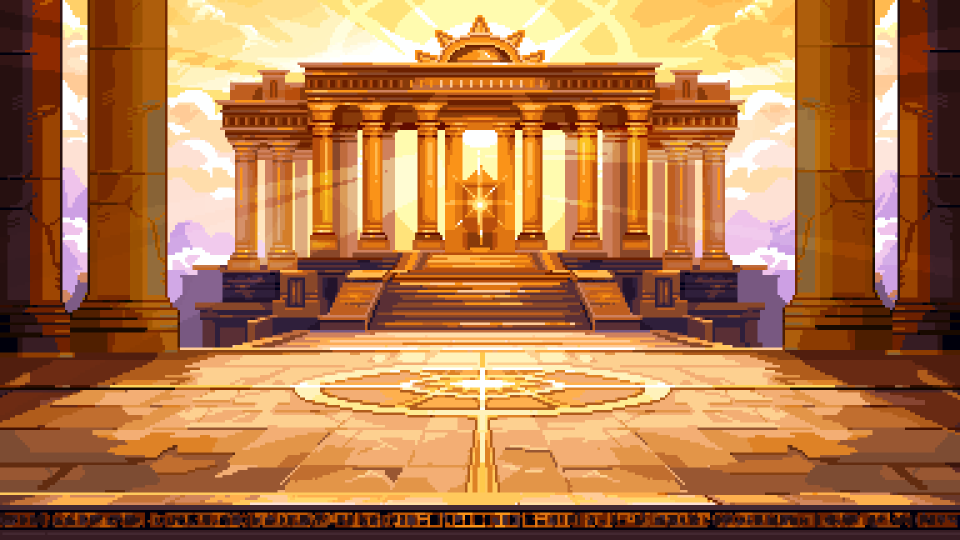
#> input picture kit/pause/assets/sun_hd.gif, 1920 x 1080 px, found by its file name (shown at 1/2 size)
$ python r53_sz.py
#> lines starting #> are read from the running program, lines starting #| are printed output that depends on the picture
### kit/fork_race2/hook.py
"""Standard Code Name hook band (Bennett: the hook makes or breaks the video).
usage:
    import sys; sys.path.insert(0, '<scratchpad>/pixellab/safezone'); from hook import hook_layer
    HOOK, HOOK_BOTTOM = hook_layer(['WHICH JAR IS', "CYRUS'S?"], accent=1, color=(255,214,60))
    frame.alpha_composite(HOOK)      # draw LAST (on top of everything) every frame
    # put content below HOOK_BOTTOM (typically ~450-470) and above y=1500
lines: 1-2 short lines of the original hook. accent: index of the line drawn in `color` (others white), or None.
sub: optional small secondary line (>=34px), drawn under the main lines.
"""
from PIL import Image, ImageDraw, ImageFont
import os
FONT = os.path.join(os.path.dirname(__file__), '../../npmfont/ps/package/files/PressStart2P.ttf')
W, H = 1080, 1920
X0, X1, Y0 = 70, 1025, 262
def _fit(lines, maxw, hi=80, lo=48):
#> called with maxw = 915, hi = 80, lo = 48
    for s in range(hi, lo - 1, -2):
        f = ImageFont.truetype(FONT, s); d = ImageDraw.Draw(Image.new('L', (1, 1)))
        if all(d.textlength(l, font=f) + 2 * 9 <= maxw for l in lines): return f, s
    return ImageFont.truetype(FONT, lo), lo
def hook_layer(lines, accent=None, color=(255, 214, 60), sub=None, sub_color=(235, 235, 235), border=None):
    lines = [l.upper() for l in lines][:2]
    f, s = _fit(lines, X1 - X0 - 40)
    gap = int(s * 0.38); pad = 26
    h = len(lines) * s + (len(lines) - 1) * gap + 2 * pad
    fs = None
    if sub:
        fs, ss = _fit([sub], X1 - X0 - 40, 36, 30); h += ss + gap
    L = Image.new('RGBA', (W, H), (0, 0, 0, 0)); d = ImageDraw.Draw(L)
    d.rounded_rectangle([X0, Y0, X1, Y0 + h], 22, fill=(14, 10, 24, 225), outline=border or color, width=6)
    y = Y0 + pad
    for i, l in enumerate(lines):
        c = color if accent == i else (255, 255, 255)
        w = d.textlength(l, font=f)
        d.text(((X0 + X1) / 2 - w / 2, y), l, font=f, fill=c, stroke_width=9, stroke_fill=(10, 6, 18))
        y += s + gap
#> this loop made 2 passes
#> w on passes 1 to 2: 260.3, 266.2
#> after the loop, y = 508
    if sub:
        w = d.textlength(sub, font=fs)
        d.text(((X0 + X1) / 2 - w / 2, y), sub, font=fs, fill=sub_color, stroke_width=6, stroke_fill=(10, 6, 18))
    return L, Y0 + h
# [4 lines that do not run on import are left out]

### kit/fork1/common.py
import os, glob, math, json, subprocess, random
from PIL import Image, ImageDraw, ImageFont, ImageEnhance, ImageFilter
SP = '/tmp/claude-0/-home-claude/3d9a853e-960c-501e-b487-63abffb4f487/scratchpad/'
FONT = SP + 'npmfont/ps/package/files/PressStart2P.ttf'; A = SP + 'pause/assets/'; PL = SP + 'pixellab/'
W, H, FPS = 1080, 1920, 30
_fc = {}
def F(s):
    if s not in _fc: _fc[s] = ImageFont.truetype(FONT, s)
    return _fc[s]
def crop(im): return im.crop(im.getbbox())
def up(im, k): return im.resize((max(1, int(im.width * k)), max(1, int(im.height * k))), Image.NEAREST)
def layer(img, fn):
    L = Image.new('RGBA', img.size, (0, 0, 0, 0)); fn(ImageDraw.Draw(L)); img.alpha_composite(L)
def ctext(d, x, y, t, f, fill=(255, 255, 255), sw=6, a=255, sc=(20, 15, 35)):
    w = d.textlength(t, font=f); d.text((x - w / 2, y), t, font=f, fill=tuple(fill[:3]) + (a,), stroke_width=sw, stroke_fill=tuple(sc[:3]) + (a,))
# [18 lines left out: functions text_layer, gif_frames, not called in this run]
IDLE_FILE = {'joy': 'idle_0.gif', 'cyrus': 'idle_1.gif', 'ray': 'idle_2.gif', 'cleo': 'idle_3.gif', 'hollow': 'idle_9.gif'}
# [4 lines left out: function idle, not called in this run]
VIC = {'joy': 'vic_Victory_Pose.gif', 'cyrus': 'vic_VictoryPose_1_2f3491a2-9eb4-4ed3-a96d-f50d84bb993a.gif', 'cleo': 'vic_victoryPose.gif', 'ray': 'vic_victoryPose_1.gif', 'hollow': 'hollow-victory.gif'}
def vic(g, h): return gif_frames(A + VIC[g], h=h)
def seq(d, k=2, lo=1, hi=None):
    fs = sorted(glob.glob(d + '/*.png'))[lo:hi]
    return [up(Image.open(p).convert('RGBA'), k) for p in fs]
GUMK = ['mush', 'acv', 'mel', 'cre', 'gold']
def gummy(kind, k=2): return up(Image.open(PL + f'gummies/pick_{kind}.png').convert('RGBA'), k)
def bg_frames(name, size, box=None, step=1, bright=1.0, blur=0):
    im = Image.open(A + name); out = []
    for i in range(0, im.n_frames, step):
        im.seek(i); f = im.convert('RGB')
        if box: f = f.crop(box)
        f = f.resize(size, Image.NEAREST)
        if bright != 1.0: f = ImageEnhance.Brightness(f).enhance(bright)
        if blur: f = f.filter(ImageFilter.GaussianBlur(blur))
        out.append(f.convert('RGBA'))
    return out
class Writer:
    def __init__(self, path):
        self.p = subprocess.Popen(['ffmpeg', '-y', '-loglevel', 'error', '-f', 'rawvideo', '-pix_fmt', 'rgb24', '-s', f'{W}x{H}', '-r', str(FPS), '-i', '-',
                                   '-c:v', 'libx264', '-preset', 'veryfast', '-crf', '18', '-pix_fmt', 'yuv420p', path], stdin=subprocess.PIPE)
    def write(self, img): self.p.stdin.write(img.convert('RGB').tobytes())
    def close(self): self.p.stdin.close(); self.p.wait()
# [9 lines left out: functions mix, ship, not called in this run]
def sheet(mp4, out, n=8, cols=8):
    d = float(subprocess.run(['ffprobe', '-v', 'error', '-show_entries', 'format=duration', '-of', 'csv=p=0', mp4], capture_output=True, text=True).stdout)
    subprocess.run(['ffmpeg', '-y', '-loglevel', 'error', '-i', mp4, '-vf', f'fps={n}/{d},scale=270:480,tile={cols}x{max(1, n // cols)}', '-frames:v', '1', out])

### kit/fork_sz50/v53/r53_sz.py
import sys, os; os.chdir('../../fork_b5/v53'); OUT='../../fork_sz50/v53/'; sys.path.insert(0, '../../fork1'); sys.path.insert(0, '../../pixellab/safezone')
from common import *
from hook import hook_layer
HK1, HB1 = hook_layer(['PICK A', 'CHEST'], accent=1)
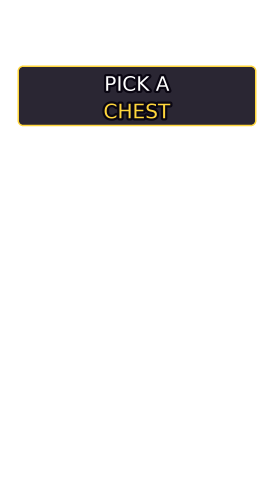
#> HK1: PIL image 1080x1920 RGBA (shown at 1/4 size); mean R, G, B, A 4.2, 3.4, 3.4, 25.8; transparent parts drawn white
#> HB1 = 504
HK2, HB2 = hook_layer(['WHICH CHEST', 'DID YOU PICK?'], accent=1); print('HB', HB1, HB2)
#> the loop in hook_layer (call 2), `for i, l in enumerate(lines):` made 2 passes
#> (l, c, w, y) on passes 1 to 2: ('WHICH CHEST', (255, 255, 255), 570.5, 398), ('DID YOU PICK?', (255, 214, 60), 586.4, 508)
#> after `HK2, HB2 = hook_layer(['WHICH CHEST', 'DID YOU PICK?'], accent=1)`:
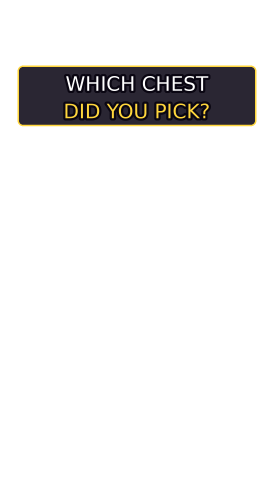
#> HK2: PIL image 1080x1920 RGBA (shown at 1/4 size); mean R, G, B, A 5.3, 4.5, 4, 26.4; transparent parts drawn white
#> after `HK2, HB2 = hook_layer(['WHICH CHEST', 'DID YOU PICK?'], accent=1)`: HB2 = 504
K = 4; GY = 1080; SH = -140; FEET = 1495
BG = bg_frames('sun_hd.gif', (W, H), box=(660, 0, 1267, 1080), step=2, bright=0.9)
#> in bg_frames, im is the input picture: PIL image 1920x1080 P; mean R, G, B 176.3, 119.5, 73.5
#> the loop in bg_frames, `for i in range(0, im.n_frames, step):` made 24 passes
#> pass 1, in bg_frames, `if box: f = f.crop(box)`:
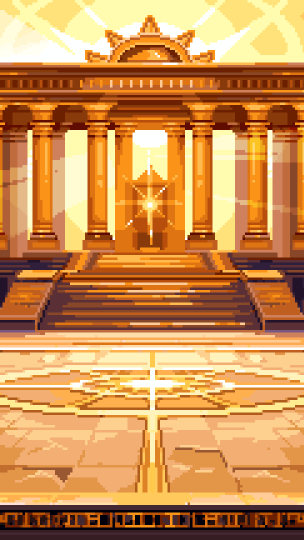
#> f: PIL image 607x1080 RGB (shown at 1/2 size); mean R, G, B 204.6, 144.5, 84
#> pass 1, in bg_frames, `if bright != 1.0: f = ImageEnhance.Brightness(f).enhance(bright)`:
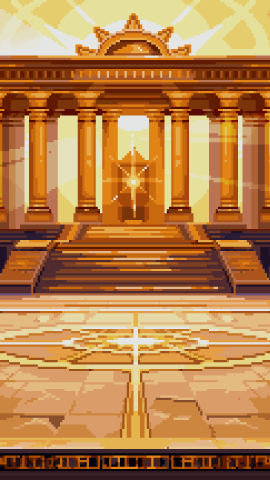
#> f: PIL image 1080x1920 RGB (shown at 1/4 size); mean R, G, B 183.8, 129.7, 75.1
#> after the loop in bg_frames, `for i in range(0, im.n_frames, step):`: out = 24 items
#> BG = 24 items
BGD = [ImageEnhance.Brightness(b).enhance(0.45) for b in BG]
#> BGD = 24 items
def lift(b):
    n = Image.new('RGBA', (W, H)); n.paste(b.crop((0, 200, W, 1720)), (0, 0)); n.paste(b.crop((0, 1520, W, H)), (0, 1520)); return n
#> after `n.paste(b.crop((0, 200, W, 1720)), (0, 0))`:
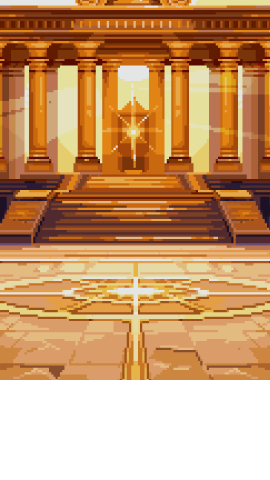
#> n: PIL image 1080x1920 RGBA (shown at 1/4 size); mean R, G, B, A 147.3, 99.6, 55.1, 201.9; transparent parts drawn white
#> after `n.paste(b.crop((0, 1520, W, H)), (0, 1520))`:
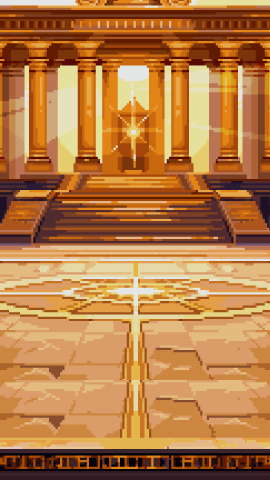
#> n: PIL image 1080x1920 RGBA (shown at 1/4 size); mean R, G, B, A 182.4, 123.8, 69.5, 255
BG = [lift(b) for b in BG]
#> in lift (call 12), `n.paste(b.crop((0, 200, W, 1720)), (0, 0))`:
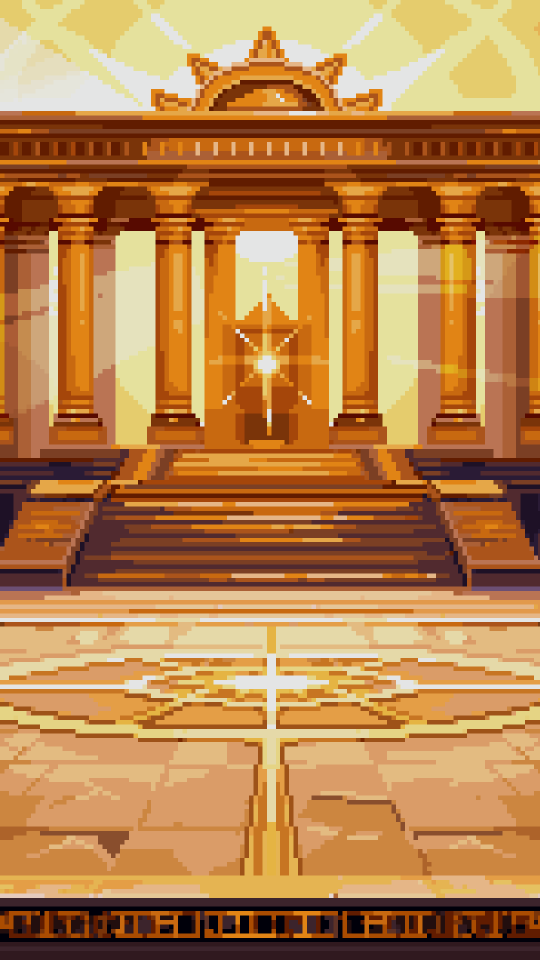
#> b: PIL image 1080x1920 RGBA (shown at 1/2 size); mean R, G, B, A 183.7, 129.7, 75.2, 255
GUMS = [gummy(k, 2) for k in ('mush', 'cre', 'acv', 'mel')]
#> (the run stopped early here; a loop or call above may not have finished)
